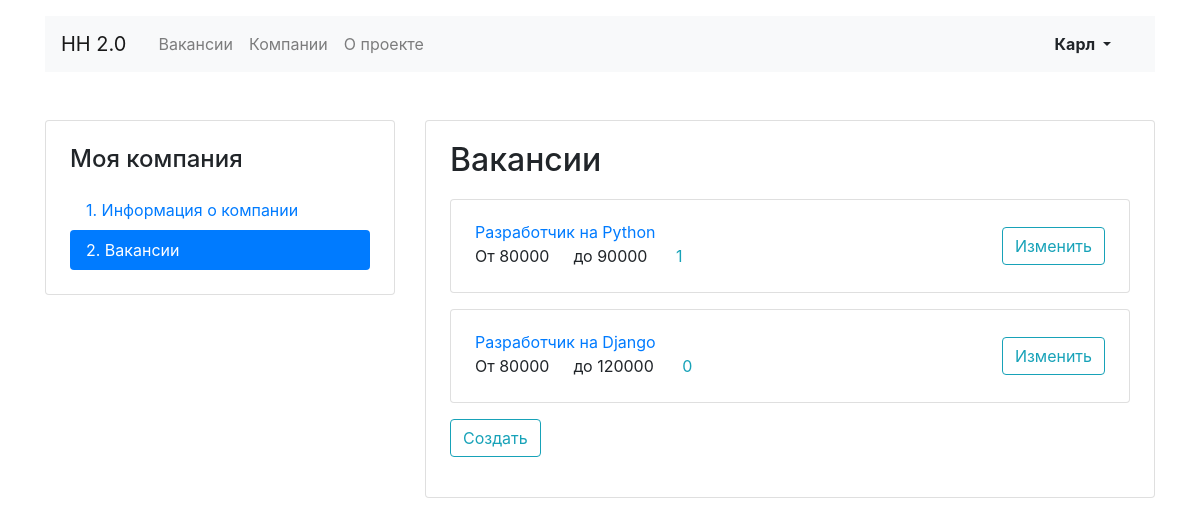
The app's page /profile/company_vacancy_list/ (signed in) with its own data.
### junior_hunter/models.py (models this page shows, shortened)
class Vacancy(models.Model):
    title = models.CharField(
        max_length=120,
        verbose_name='Название вакансии'
    )
    speciality = models.ForeignKey(
        Specialty,
        on_delete=models.CASCADE,
        related_name="vacancies",
        verbose_name='Специальность'
    )
    company = models.ForeignKey(
        Company,
        on_delete=models.CASCADE,
        related_name="vacancies",
        verbose_name='Компания'
    )
    skills = models.TextField(
        verbose_name='Навыки'
    )
    description = models.TextField(
        verbose_name='Описание'
    )
    salary_min = models.IntegerField(
        verbose_name='Зарплата от'
    )
    salary_max = models.IntegerField(
        verbose_name='Зарплата до'
    )
    published_at = models.DateField(
        auto_now_add=True,
        verbose_name='Дата'
    )

### junior_hunter/views.py (the view)
class CompanyProfileVacancyList(View):
    def get(self, request):
        user = request.user
        company = Company.objects.get(owner=user)
        if Vacancy.objects.filter(company_id=company):
            vacancies = Vacancy.objects.filter(company_id=company)
            context = {
                'vacancies': vacancies
            }
            return render(request, 'company_vacancy_list.html', context=context)
        else:
            return render(request, 'company_vacancy_not_created.html')

### templates/company_vacancy_list.html
{% extends 'base.html' %}
{% block container %}
<main class="container mt-3 pb-5">
<div class="row mt-5">
  <div class="col-12 col-lg-4">
    <aside class="pt-3 pb-4 px-4 mb-5 card">
      <h1 class="h4 pt-2 pb-2">Моя компания</h1>
      <div class="nav flex-column nav-pills" id="v-pills-tab" role="tablist" aria-orientation="vertical">
        <a class="nav-link" href="{% url 'company_profile_info' %}">1. Информация о&nbsp;компании</a>
        <a class="nav-link active" href="{% url 'company_profile_vacancy' %}">2. Вакансии</a>
      </div>
    </aside>
  </div>
  <div class="col-12 col-lg-8">
    <div class="card">
      <div class="card-body px-4 pb-4">
        <section class="tab-pane fade show active">
              <div class="row align-items-center">
                <div class="col-6 col-lg-8">
                  <h2 class="mb-1">Вакансии</h2>
                </div>
              </div>
          {% for vacanсy in vacancies %}
          <div class="card mt-3">
            <div class="card-body px-4">
              <div class="row align-items-center">
                <div class="col-6 col-lg-8">
                  <a href="{% url 'company_vacancy' vacanсy.id %}" class="mb-1">{{ vacanсy.title }}</a>
                  <p class="mb-1">
                    <span class="mr-4">От {{ vacanсy.salary_min }}</span><span class="mr-4">до {{ vacanсy.salary_max }}</span>
                      <a href="{% url 'company_vacancy' vacanсy.id %}" class="text-info">{{ vacanсy.applications.count }}</a>
                  </p>
                </div>
                <div class="col-6 col-lg-4 text-right">
                  <a href="{% url 'company_vacancy_edit' vacanсy.id%}" class="btn btn-outline-info">Изменить</a>
                </div>
              </div>
            </div>
          </div>
          {% endfor %}
            <div class="row">
                <div class="col-sm">
                <p class="mt-3">
                <a href="{% url 'company_vacancy_create' %}" class="btn btn-outline-info">Создать</a>
                </p>
                </div>
            </div>
        </section>
      </div>
    </div>
  </div>
</div>
</main>
{% endblock %}

### templates/base.html (shortened to what this page needs)
<!DOCTYPE html>
<html lang="ru">
<head>
  <link rel="stylesheet" href="https://stackpath.bootstrapcdn.com/bootstrap/4.3.1/css/bootstrap.min.css">
</head>
<body>
  <header class="container mt-3">
    <nav class="navbar navbar-expand-lg navbar-light bg-light">
      <a class="navbar-brand mr-4" href="{% url 'index' %}">HH 2.0</a>
      <div class="collapse navbar-collapse justify-content-between" id="navbarNav">
        <ul class="navbar-nav col-10">
          <li class="nav-item">
            <a class="nav-link" href="{% url 'vacancies' %}">Вакансии</a>
          </li>
          <li class="nav-item">
            <a class="nav-link" href="{% url 'all_company' %}">Компании</a>
          </li>
          <li class="nav-item">
            <a class="nav-link" href="{% url 'about' %}">О проекте</a>
          </li>
        </ul>
        {% if request.user.is_authenticated %}
        <ul class="navbar-nav col-2 justify-content-end">
          <li class="nav-item active">
            <div class="btn-group">
              <button type="button" class="btn dropdown-toggle font-weight-bold" data-toggle="dropdown" aria-haspopup="true" aria-expanded="false">
                {{ request.user.first_name }}
              </button>
            </div>
          </li>
        </ul>
            {% else %}
            <a style="margin-left: -4%" href="{% url 'reg_company' %}" class="nav-link font-weight-bold">Регистрация</a>
            <a href="{% url 'login' %}" class="nav-link font-weight-bold">Войти</a>
            {% endif %}
      </div>
    </nav>
  </header>
  {% block container %}
  {% endblock %}
</body>
</html>

### records on screen
Vacancy: title "Разработчик на Python", salary_min "80000", salary_max "90000", applications.count "1"
Vacancy: title "Разработчик на Django", salary_min "80000", salary_max "120000", applications.count "0"

### other values on screen
{{ request.user.first_name }} "Карл"
